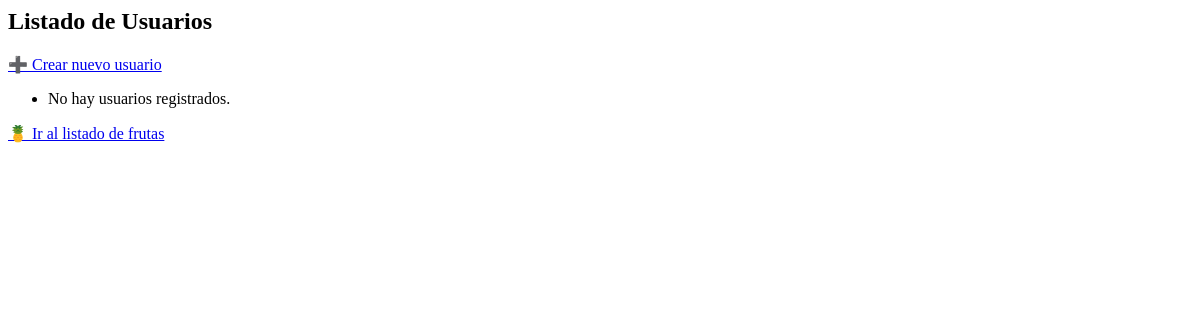
/usuarios/, run on an earlier commit of the app's database.
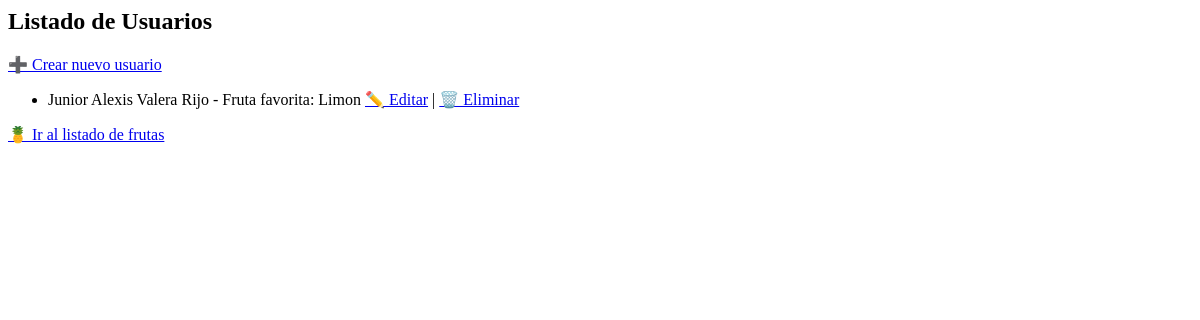
And on a later commit of the database.
### selector/models.py (models this page shows, shortened)
class Usuario(models.Model):
    fruta = models.ForeignKey(Fruta, on_delete=models.CASCADE)
    nombre = models.CharField(max_length=100)
    apellido = models.CharField(max_length=100)

class Fruta(models.Model):
    nombre = models.CharField(max_length=100)
    color = models.CharField(max_length=50)
    tipo = models.CharField(max_length=50)
    descripcion = models.TextField()

### selector/views.py (the view)
# urls.py: path('usuarios/', views.usuario_list, name='usuario_list'),
def usuario_list(request):
    usuarios = Usuario.objects.all()
    return render(request, 'usuario_list.html', {'usuarios': usuarios})

### selector/templates/usuario_list.html
<h2>Listado de Usuarios</h2>
<a href="{% url 'usuario_create' %}">➕ Crear nuevo usuario</a>
<ul>
  {% for usuario in usuarios %}
    <li>
      {{ usuario.nombre }} {{ usuario.apellido }} - Fruta favorita: {{ usuario.fruta.nombre }}
      <a href="{% url 'usuario_update' usuario.id %}">✏️ Editar</a> |
      <a href="{% url 'usuario_delete' usuario.id %}">🗑️ Eliminar</a>
    </li>
  {% empty %}
    <li>No hay usuarios registrados.</li>
  {% endfor %}
</ul>
<a href="{% url 'fruta_list' %}">🍍 Ir al listado de frutas</a>

What changed in the data, as far as the page shows it:
added Usuario: nombre "Junior Alexis", apellido "Valera Rijo", fruta.nombre "Limon"
Also different on the page:
text no longer shown: "No hay usuarios registrados."
